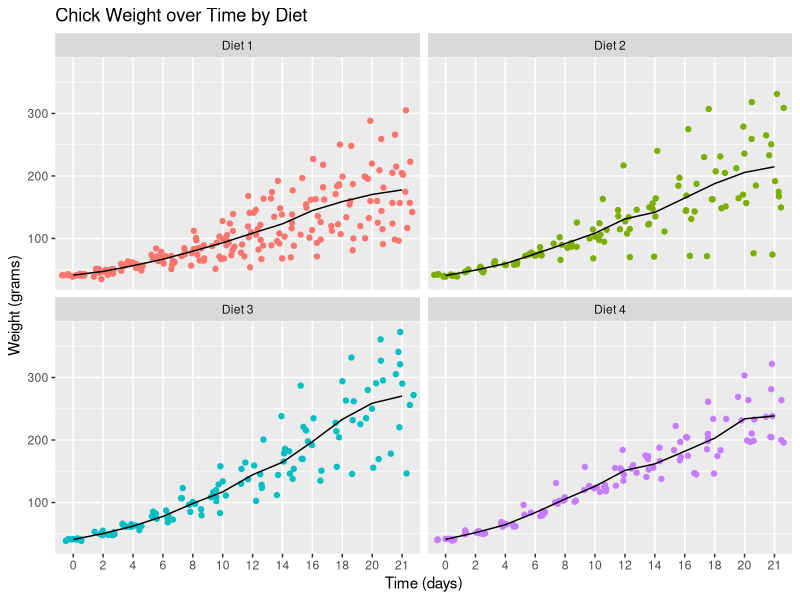

R code for this plot:
## ---- chunk 1
knitr::opts_chunk$set(echo = FALSE)
options(knitr.table.format = "html")

# Read in Libraries
library(magrittr)
library(knitr)
library(kableExtra)
library(ggplot2)
library(data.table)

# Prepare data for presentation
cw <- fread("ChickWeight.csv")
setnames(cw, c("weight"), c("Weight"))
cw[, Group := factor(paste0("Diet ", Diet))][
   , Time := factor(Time)][
   , Diet:=NULL]
setcolorder(cw, c("Group", "Chick", "Time", "Weight"))

cws <- cw[ ,
          .(N      = .N, 
            Mean   = mean(Weight),
            SDev   = sd(Weight),
            Median = median(Weight),
            Min    = min(Weight),
            Max    = max(Weight)  ),
          by=.(Group, Time)]
## ---- chunk 2
ggplot(cw, aes(Time, Weight, group=Group, colour=Group)) +
  facet_wrap(~Group) +
  geom_jitter() +
  stat_summary(fun.y="mean", geom="line", colour="black") +
  theme(legend.position = "none") +
  ggtitle("Chick Weight over Time by Diet") + 
  xlab("Time (days)") +
  ylab("Weight (grams)")
## ---- chunk 3
cws[Time %in% c(0, 21)] %>% 
  kable(align="ccrrrrrr", digits = c(0, 0, 0, 1, 1, 2, 0, 0)) %>% 
  kable_styling(bootstrap_options = "striped", font_size = 24, full_width = TRUE) %>% 
  column_spec(1:8, width = "4em") %>% 
  collapse_rows(1, valign = "top")
